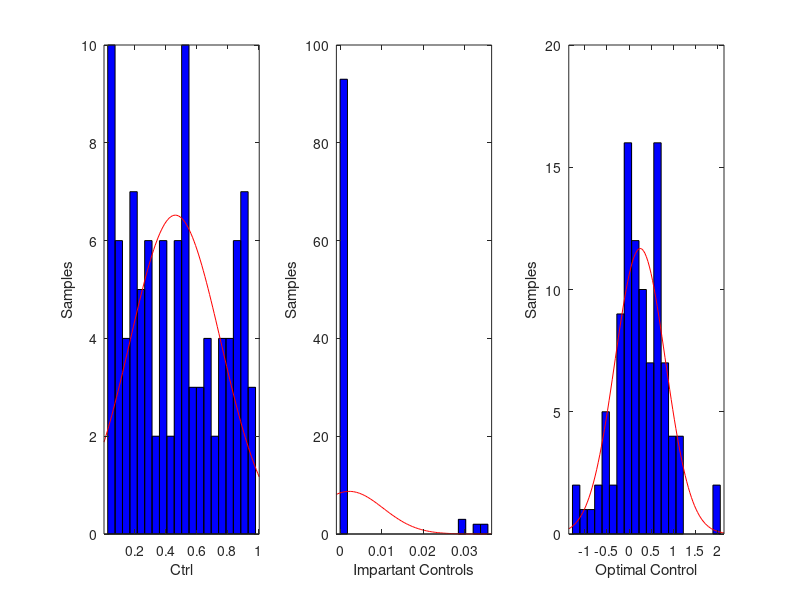
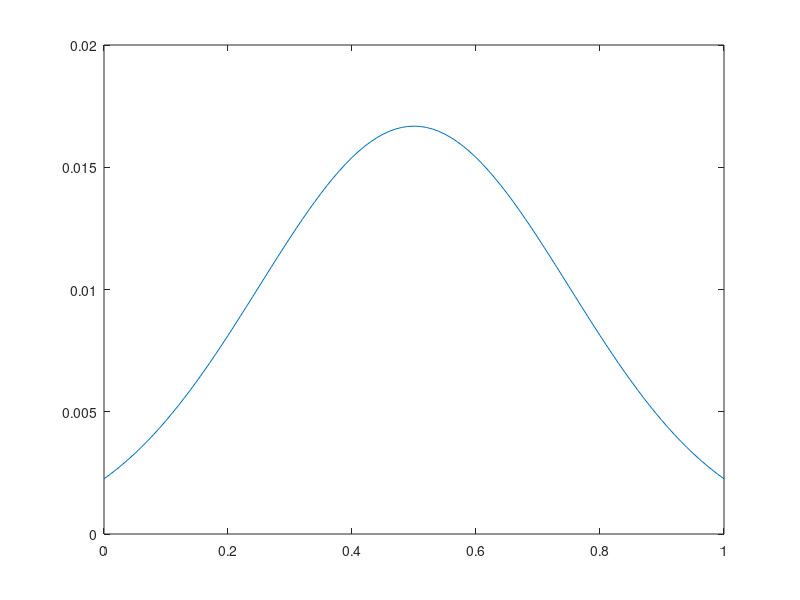

MATLAB code for these plots, in order:
clear al;
close all;

K = 100;
R = 10;
ctrl_sample = rand(K, 1);
% cost = ctrl_sample .* R .* ctrl_sample;
upper_mask = ctrl_sample < 0.25;
lower_mask = ctrl_sample > 0.2;
cost = ~(upper_mask .* lower_mask)*10000;
exp_cost = exp(-cost);
sum_exp_cost = sum(exp_cost);
weights = (exp_cost)/sum_exp_cost;
w_ctrl  = weights.* ctrl_sample;
ctrl_avg = sum(w_ctrl);
r = normrnd(sum(w_ctrl), 0.5, 1, K);
% ctrl_sample .- w_ctrl;
% Add covariance adaption
new_variance = sum((ctrl_sample - ctrl_avg).^2 .* w_ctrl);
y = gaussmf(-1:0.01:1, [sqrt(new_variance), ctrl_avg]);

subplot(1, 3, 1)
histfit(ctrl_sample, K/5)
xlabel("Ctrl")
ylabel("Samples")
subplot(1, 3, 2)
histfit(w_ctrl, K/5)
xlabel("Impartant Controls")
ylabel("Samples")
subplot(1, 3, 3)
histfit(r, K/5)
xlabel("Optimal Control")
ylabel("Samples")

figure();
plot(-1:0.01:1, y)
%% Distributoion Examples:
variance = 0.25;
mean = 0.5;
prob = zeros(100, 1);
iter = 1;
k = 0.0001;

for var = 0:0.01:1
    prob(iter, 1) = 1/sqrt(2*pi*variance^2/k^2)*exp(-(var - mean)^2/(2*variance^2));
    iter = iter + 1;
end

norm = sum(prob);
prob = prob./norm;

plot(0:0.01:1, prob)